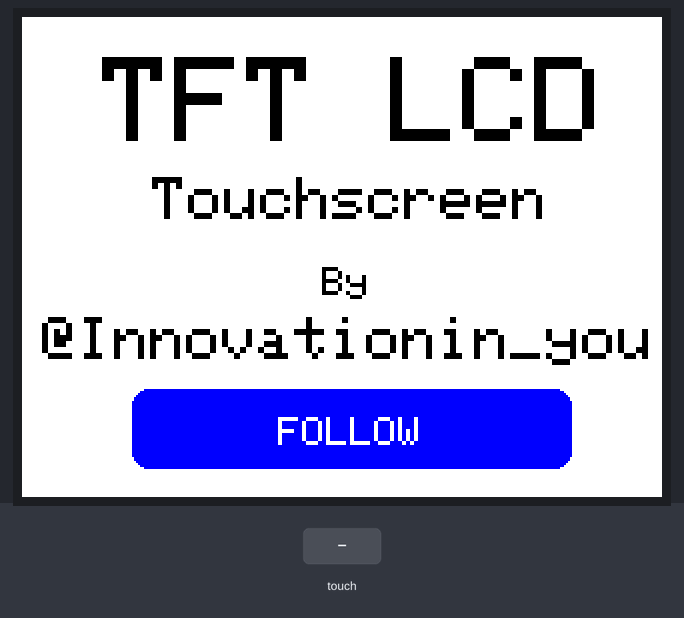
Recording of a sketch running on a simulated Arduino Uno, built with avr-gcc and run on an emulated ATmega328P. On the bench: 320×240 colour display. The test bench sets the inputs (shaded band).

Above: at 1.4 s.
1.5 s: touch panel pressed at 38 % / 50 % of its raw x / y range
At 1.9 s:
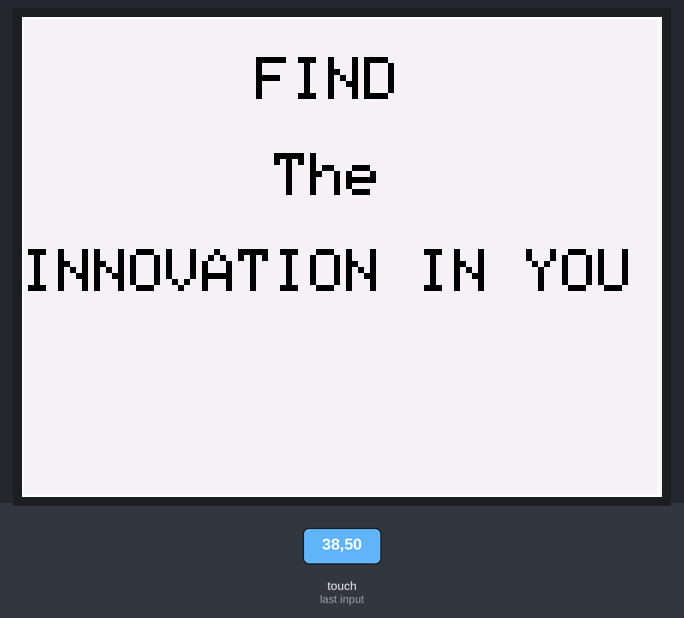
Timing chart, 0 to 4.5 s (numbered marks = the images above; inputs shaded):
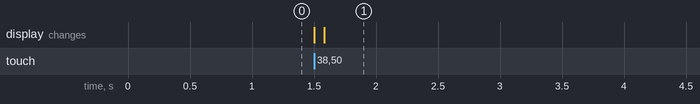

Measured:
- after the input at 1.5 s, the display: first changes at once (image 1 shows a later state)

The sketch:

Touchscreen_LCD_2.4_inch.ino
```cpp
#include <Adafruit_TFTLCD.h>
#include <Adafruit_GFX.h>
#include <TouchScreen.h>

#define LCD_CS A3
#define LCD_CD A2
#define LCD_WR A1
#define LCD_RD A0
#define LCD_RESET A4

#define TS_MINX 214
#define TS_MINY 195
#define TS_MAXX 917
#define TS_MAXY 914

#define YP A1
#define XM A2
#define YM 7
#define XP 6

#define BLACK   0x0000
#define BLUE    0x001F
#define RED     0xF800
#define GREEN   0x07E0
#define CYAN    0x07FF
#define MAGENTA 0xF81F
#define YELLOW  0xFFE0
#define WHITE   0xFFFF

Adafruit_TFTLCD tft(LCD_CS, LCD_CD, LCD_WR, LCD_RD, LCD_RESET);

TouchScreen ts = TouchScreen(XP, YP, XM, YM, 364);

boolean buttonEnabled = true;

void setup() {

  tft.reset();
  uint16_t identifier = tft.readID();
  tft.begin(identifier);
  tft.setRotation(1);
  tft.fillScreen(WHITE);
  tft.drawRect(0,0,319,240,WHITE);

  tft.setCursor(40,20);
  tft.setTextColor(BLACK);
  tft.setTextSize(6);
  tft.print("TFT LCD");

  tft.setCursor(65,80);
  tft.setTextColor(BLACK);
  tft.setTextSize(3);
  tft.print("Touchscreen");

   tft.setCursor(150,125);
  tft.setTextColor(BLACK);
  tft.setTextSize(2);
  tft.print("By");

  tft.setCursor(10,150);
  tft.setTextColor(BLACK);
  tft.setTextSize(3);
  tft.print("@Innovationin_you");

  tft.fillRoundRect(55,186, 220, 40,8,tft.color565(0, 0,255 ));//(red,green,blue)
  tft.drawRoundRect(55,186,220, 40,8,tft.color565(0,0,255) );  //(red,green,blue)
  tft.setCursor(80,200);
  tft.setTextColor(WHITE);
  tft.setTextSize(2);
  tft.print("    FOLLOW    ");

}

void loop() {
  TSPoint p = ts.getPoint();

  if (p.z > ts.pressureThreshhold) {

   p.x = map(p.x, TS_MAXX, TS_MINX, 0, 320);
   p.y = map(p.y, TS_MAXY, TS_MINY, 0, 480);

   if(p.x>50 && p.x<260 && p.y>180 && p.y<270 && buttonEnabled){

    buttonEnabled = false;

    pinMode(XM, OUTPUT);
    pinMode(YP, OUTPUT);

    tft.fillScreen(tft.color565(240,240,240));
    tft.drawRect(0,0,319,240,WHITE);
    tft.setCursor(45,20);
    tft.setTextColor(BLACK);
    tft.setTextSize(3);
    tft.print("    FIND\n\n       The\n\nINNOVATION IN YOU");
   }
}
}
```
